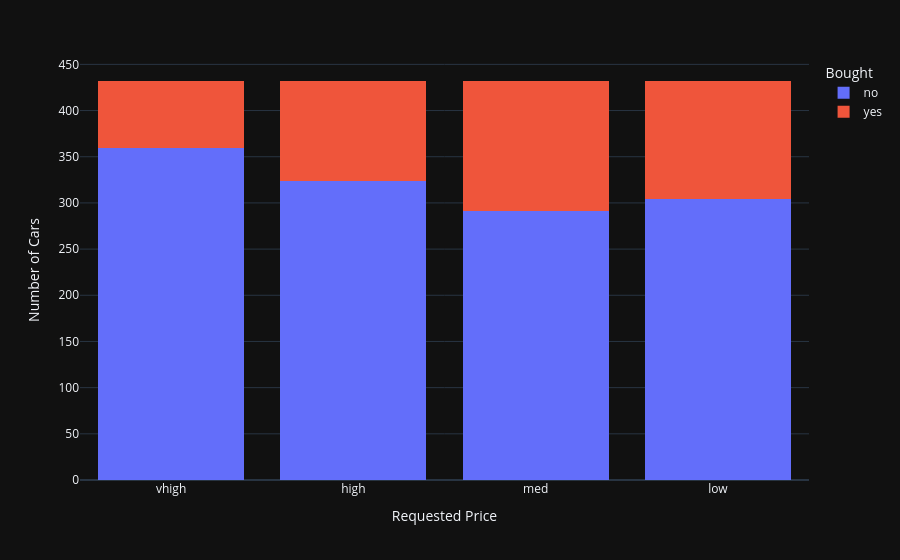

Write notebook code for a chart like this one.
### Markdown cell above
## Using Plotly, visualize the relationship between car prices and whether the car is sold or not.

### Code cell
fig = px.histogram(df,
                   x="RequestedPrice",
                   color="Buy",
                   barmode="stack",
                   labels={"RequestedPrice": "Requested Price", "Buy": "Bought"})
fig.update_layout(yaxis_title="Number of Cars")
fig.show()

### Figure 1 — Plotly figure (JSON) as saved in the notebook; plotly's stock layout.template omitted (floating-point values rounded to 4 significant figures; data arrays with more than 128 entries replaced by an {"elided": "..."} marker saying what was removed)
{"data": [{"bingroup": "x", "hovertemplate": "Bought=no<br>Requested Price=%{x}<br>count=%{y}<extra></extra>", "legendgroup": "no", "marker": {"color": "#636efa", "pattern": {"shape": ""}}, "name": "no", "orientation": "v", "showlegend": true, "x": {"elided": "1279 str values"}, "xaxis": "x", "yaxis": "y", "type": "histogram"}, {"bingroup": "x", "hovertemplate": "Bought=yes<br>Requested Price=%{x}<br>count=%{y}<extra></extra>", "legendgroup": "yes", "marker": {"color": "#EF553B", "pattern": {"shape": ""}}, "name": "yes", "orientation": "v", "showlegend": true, "x": {"elided": "449 str values"}, "xaxis": "x", "yaxis": "y", "type": "histogram"}], "layout": {"xaxis": {"anchor": "y", "domain": [0.0, 1.0], "title": {"text": "Requested Price"}}, "yaxis": {"anchor": "x", "domain": [0.0, 1.0], "title": {"text": "Number of Cars"}}, "legend": {"title": {"text": "Bought"}, "tracegroupgap": 0}, "margin": {"t": 60}, "barmode": "stack"}}
